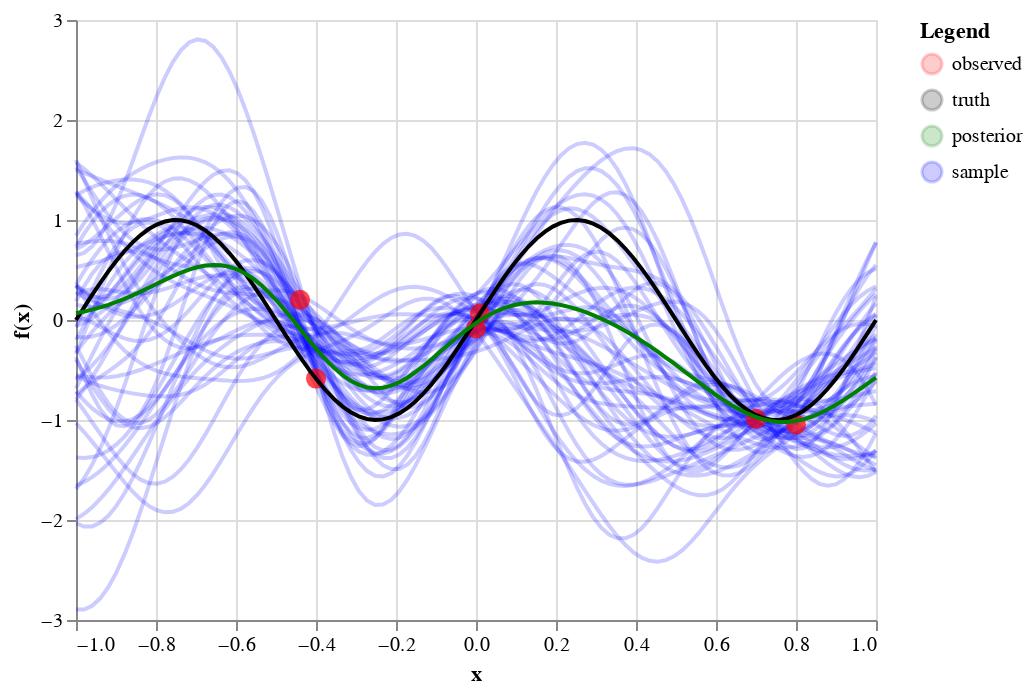

Here is the notebook cell this chart was saved with:
### Code cell
# observe a few points
x_obs = np.array([-0.4, 0.8, -0.44, 0.7, 0, 0.01])
y_obs = f_obs(x_obs)
f_star, f_sigma_star, _ = gp_conditional(x_coords, x_obs, y_obs, kernel_rbf_full, sigma_obs=0.05)
conditional_samples = scipy.stats.multivariate_normal(mean = f_star,
                                                     cov = f_sigma_star,
                                                     allow_singular=True).rvs(size=200)
conditional_samples_plot = plot_numpy_samples(x_coords, conditional_samples).mark_line(opacity=0.2)
domain_ = ['observed', 'truth', 'posterior', 'sample']
range_ = ['red', 'black', 'green', 'blue']
observed_plot = alt.Chart(pd.DataFrame({'x':x_obs,
                                          'f(x)':y_obs,
                                       'label':'observed'})).mark_circle(size=100).encode(x='x',y='f(x)',color=alt.Color('label', scale=alt.Scale(domain=domain_,
                                                                                 range=range_)))
true_chart = alt.Chart(pd.DataFrame({'x':x_coords,
                                    'f(x)':y_true,
                                    'label':'truth'})).mark_line().encode(x='x',y='f(x)',color=alt.Color('label', scale=alt.Scale(domain=domain_,
                                                                                 range=range_)))
posterior_chart = alt.Chart(pd.DataFrame({'x':x_coords,
                                        'f(x)':f_star,
                                         'label':'posterior'})).mark_line().encode(x='x',y='f(x)',color=alt.Color('label', scale=alt.Scale(domain=domain_,
                                                                                 range=range_)))
alt.layer(conditional_samples_plot, observed_plot, 
          true_chart, posterior_chart)

### Figure 1 — Vega-Lite specification as saved in the notebook (floating-point values rounded to 4 significant figures; data arrays with more than 128 entries replaced by an {"elided": "..."} marker saying what was removed)
{"config": {"view": {"continuousWidth": 400, "continuousHeight": 300}}, "layer": [{"data": {"name": "data-b83eeebda39931675355ce0a8eabd064"}, "mark": {"type": "line", "opacity": 0.2}, "encoding": {"color": {"type": "nominal", "field": "label", "title": "Legend"}, "detail": {"type": "nominal", "field": "sample_id"}, "x": {"type": "quantitative", "field": "x"}, "y": {"type": "quantitative", "field": "f(x)"}}}, {"data": {"name": "data-12223482f797ed694d203d15d96fe443"}, "mark": {"type": "circle", "size": 100}, "encoding": {"color": {"type": "nominal", "field": "label", "scale": {"domain": ["observed", "truth", "posterior", "sample"], "range": ["red", "black", "green", "blue"]}}, "x": {"type": "quantitative", "field": "x"}, "y": {"type": "quantitative", "field": "f(x)"}}}, {"data": {"name": "data-b4383cc3fed64e0c1cd759b1b48833c7"}, "mark": "line", "encoding": {"color": {"type": "nominal", "field": "label", "scale": {"domain": ["observed", "truth", "posterior", "sample"], "range": ["red", "black", "green", "blue"]}}, "x": {"type": "quantitative", "field": "x"}, "y": {"type": "quantitative", "field": "f(x)"}}}, {"data": {"name": "data-9007ae1cba7a3ced2057469ad44e84b9"}, "mark": "line", "encoding": {"color": {"type": "nominal", "field": "label", "scale": {"domain": ["observed", "truth", "posterior", "sample"], "range": ["red", "black", "green", "blue"]}}, "x": {"type": "quantitative", "field": "x"}, "y": {"type": "quantitative", "field": "f(x)"}}}], "$schema": "https://vega.github.io/schema/vega-lite/v4.0.2.json", "datasets": {"data-b83eeebda39931675355ce0a8eabd064": {"elided": "5000 records"}, "data-12223482f797ed694d203d15d96fe443": [{"x": -0.4, "f(x)": -0.5861, "label": "observed"}, {"x": 0.8, "f(x)": -1.044, "label": "observed"}, {"x": -0.44, "f(x)": 0.2019, "label": "observed"}, {"x": 0.7, "f(x)": -0.9875, "label": "observed"}, {"x": 0.0, "f(x)": -0.08521, "label": "observed"}, {"x": 0.01, "f(x)": 0.06796, "label": "observed"}], "data-b4383cc3fed64e0c1cd759b1b48833c7": [{"x": -1.0, "f(x)": 2.449e-16, "label": "truth"}, {"x": -0.9798, "f(x)": 0.1266, "label": "truth"}, {"x": -0.9596, "f(x)": 0.2511, "label": "truth"}, {"x": -0.9394, "f(x)": 0.3717, "label": "truth"}, {"x": -0.9192, "f(x)": 0.4862, "label": "truth"}, {"x": -0.899, "f(x)": 0.5929, "label": "truth"}, {"x": -0.8788, "f(x)": 0.6901, "label": "truth"}, {"x": -0.8586, "f(x)": 0.7761, "label": "truth"}, {"x": -0.8384, "f(x)": 0.8497, "label": "truth"}, {"x": -0.8182, "f(x)": 0.9096, "label": "truth"}, {"x": -0.798, "f(x)": 0.9549, "label": "truth"}, {"x": -0.7778, "f(x)": 0.9848, "label": "truth"}, {"x": -0.7576, "f(x)": 0.9989, "label": "truth"}, {"x": -0.7374, "f(x)": 0.9969, "label": "truth"}, {"x": -0.7172, "f(x)": 0.9788, "label": "truth"}, {"x": -0.697, "f(x)": 0.945, "label": "truth"}, {"x": -0.6768, "f(x)": 0.896, "label": "truth"}, {"x": -0.6566, "f(x)": 0.8326, "label": "truth"}, {"x": -0.6364, "f(x)": 0.7557, "label": "truth"}, {"x": -0.6162, "f(x)": 0.6668, "label": "truth"}, {"x": -0.596, "f(x)": 0.5671, "label": "truth"}, {"x": -0.5758, "f(x)": 0.4582, "label": "truth"}, {"x": -0.5556, "f(x)": 0.342, "label": "truth"}, {"x": -0.5354, "f(x)": 0.2203, "label": "truth"}, {"x": -0.5152, "f(x)": 0.09506, "label": "truth"}, {"x": -0.4949, "f(x)": -0.03173, "label": "truth"}, {"x": -0.4747, "f(x)": -0.158, "label": "truth"}, {"x": -0.4545, "f(x)": -0.2817, "label": "truth"}, {"x": -0.4343, "f(x)": -0.4009, "label": "truth"}, {"x": -0.4141, "f(x)": -0.5137, "label": "truth"}, {"x": -0.3939, "f(x)": -0.6182, "label": "truth"}, {"x": -0.3737, "f(x)": -0.7127, "label": "truth"}, {"x": -0.3535, "f(x)": -0.7958, "label": "truth"}, {"x": -0.3333, "f(x)": -0.866, "label": "truth"}, {"x": -0.3131, "f(x)": -0.9224, "label": "truth"}, {"x": -0.2929, "f(x)": -0.9638, "label": "truth"}, {"x": -0.2727, "f(x)": -0.9898, "label": "truth"}, {"x": -0.2525, "f(x)": -0.9999, "label": "truth"}, {"x": -0.2323, "f(x)": -0.9938, "label": "truth"}, {"x": -0.2121, "f(x)": -0.9718, "label": "truth"}, {"x": -0.1919, "f(x)": -0.9341, "label": "truth"}, {"x": -0.1717, "f(x)": -0.8815, "label": "truth"}, {"x": -0.1515, "f(x)": -0.8146, "label": "truth"}, {"x": -0.1313, "f(x)": -0.7346, "label": "truth"}, {"x": -0.1111, "f(x)": -0.6428, "label": "truth"}, {"x": -0.09091, "f(x)": -0.5406, "label": "truth"}, {"x": -0.07071, "f(x)": -0.4298, "label": "truth"}, {"x": -0.05051, "f(x)": -0.312, "label": "truth"}, {"x": -0.0303, "f(x)": -0.1893, "label": "truth"}, {"x": -0.0101, "f(x)": -0.06342, "label": "truth"}, {"x": 0.0101, "f(x)": 0.06342, "label": "truth"}, {"x": 0.0303, "f(x)": 0.1893, "label": "truth"}, {"x": 0.05051, "f(x)": 0.312, "label": "truth"}, {"x": 0.07071, "f(x)": 0.4298, "label": "truth"}, {"x": 0.09091, "f(x)": 0.5406, "label": "truth"}, {"x": 0.1111, "f(x)": 0.6428, "label": "truth"}, {"x": 0.1313, "f(x)": 0.7346, "label": "truth"}, {"x": 0.1515, "f(x)": 0.8146, "label": "truth"}, {"x": 0.1717, "f(x)": 0.8815, "label": "truth"}, {"x": 0.1919, "f(x)": 0.9341, "label": "truth"}, {"x": 0.2121, "f(x)": 0.9718, "label": "truth"}, {"x": 0.2323, "f(x)": 0.9938, "label": "truth"}, {"x": 0.2525, "f(x)": 0.9999, "label": "truth"}, {"x": 0.2727, "f(x)": 0.9898, "label": "truth"}, {"x": 0.2929, "f(x)": 0.9638, "label": "truth"}, {"x": 0.3131, "f(x)": 0.9224, "label": "truth"}, {"x": 0.3333, "f(x)": 0.866, "label": "truth"}, {"x": 0.3535, "f(x)": 0.7958, "label": "truth"}, {"x": 0.3737, "f(x)": 0.7127, "label": "truth"}, {"x": 0.3939, "f(x)": 0.6182, "label": "truth"}, {"x": 0.4141, "f(x)": 0.5137, "label": "truth"}, {"x": 0.4343, "f(x)": 0.4009, "label": "truth"}, {"x": 0.4545, "f(x)": 0.2817, "label": "truth"}, {"x": 0.4747, "f(x)": 0.158, "label": "truth"}, {"x": 0.4949, "f(x)": 0.03173, "label": "truth"}, {"x": 0.5152, "f(x)": -0.09506, "label": "truth"}, {"x": 0.5354, "f(x)": -0.2203, "label": "truth"}, {"x": 0.5556, "f(x)": -0.342, "label": "truth"}, {"x": 0.5758, "f(x)": -0.4582, "label": "truth"}, {"x": 0.596, "f(x)": -0.5671, "label": "truth"}, {"x": 0.6162, "f(x)": -0.6668, "label": "truth"}, {"x": 0.6364, "f(x)": -0.7557, "label": "truth"}, {"x": 0.6566, "f(x)": -0.8326, "label": "truth"}, {"x": 0.6768, "f(x)": -0.896, "label": "truth"}, {"x": 0.697, "f(x)": -0.945, "label": "truth"}, {"x": 0.7172, "f(x)": -0.9788, "label": "truth"}, {"x": 0.7374, "f(x)": -0.9969, "label": "truth"}, {"x": 0.7576, "f(x)": -0.9989, "label": "truth"}, {"x": 0.7778, "f(x)": -0.9848, "label": "truth"}, {"x": 0.798, "f(x)": -0.9549, "label": "truth"}, {"x": 0.8182, "f(x)": -0.9096, "label": "truth"}, {"x": 0.8384, "f(x)": -0.8497, "label": "truth"}, {"x": 0.8586, "f(x)": -0.7761, "label": "truth"}, {"x": 0.8788, "f(x)": -0.6901, "label": "truth"}, {"x": 0.899, "f(x)": -0.5929, "label": "truth"}, {"x": 0.9192, "f(x)": -0.4862, "label": "truth"}, {"x": 0.9394, "f(x)": -0.3717, "label": "truth"}, {"x": 0.9596, "f(x)": -0.2511, "label": "truth"}, {"x": 0.9798, "f(x)": -0.1266, "label": "truth"}, {"x": 1.0, "f(x)": -2.449e-16, "label": "truth"}], "data-9007ae1cba7a3ced2057469ad44e84b9": [{"x": -1.0, "f(x)": 0.06776, "label": "posterior"}, {"x": -0.9798, "f(x)": 0.08418, "label": "posterior"}, {"x": -0.9596, "f(x)": 0.1035, "label": "posterior"}, {"x": -0.9394, "f(x)": 0.1258, "label": "posterior"}, {"x": -0.9192, "f(x)": 0.1514, "label": "posterior"}, {"x": -0.899, "f(x)": 0.1802, "label": "posterior"}, {"x": -0.8788, "f(x)": 0.212, "label": "posterior"}, {"x": -0.8586, "f(x)": 0.2466, "label": "posterior"}, {"x": -0.8384, "f(x)": 0.2836, "label": "posterior"}, {"x": -0.8182, "f(x)": 0.3223, "label": "posterior"}, {"x": -0.798, "f(x)": 0.3618, "label": "posterior"}, {"x": -0.7778, "f(x)": 0.401, "label": "posterior"}, {"x": -0.7576, "f(x)": 0.4387, "label": "posterior"}, {"x": -0.7374, "f(x)": 0.4735, "label": "posterior"}, {"x": -0.7172, "f(x)": 0.5037, "label": "posterior"}, {"x": -0.697, "f(x)": 0.5277, "label": "posterior"}, {"x": -0.6768, "f(x)": 0.544, "label": "posterior"}, {"x": -0.6566, "f(x)": 0.5509, "label": "posterior"}, {"x": -0.6364, "f(x)": 0.5472, "label": "posterior"}, {"x": -0.6162, "f(x)": 0.5316, "label": "posterior"}, {"x": -0.596, "f(x)": 0.5033, "label": "posterior"}, {"x": -0.5758, "f(x)": 0.4622, "label": "posterior"}, {"x": -0.5556, "f(x)": 0.4081, "label": "posterior"}, {"x": -0.5354, "f(x)": 0.3419, "label": "posterior"}, {"x": -0.5152, "f(x)": 0.2645, "label": "posterior"}, {"x": -0.4949, "f(x)": 0.1777, "label": "posterior"}, {"x": -0.4747, "f(x)": 0.08351, "label": "posterior"}, {"x": -0.4545, "f(x)": -0.01553, "label": "posterior"}, {"x": -0.4343, "f(x)": -0.1167, "label": "posterior"}, {"x": -0.4141, "f(x)": -0.217, "label": "posterior"}, {"x": -0.3939, "f(x)": -0.3135, "label": "posterior"}, {"x": -0.3737, "f(x)": -0.4034, "label": "posterior"}, {"x": -0.3535, "f(x)": -0.4839, "label": "posterior"}, {"x": -0.3333, "f(x)": -0.5528, "label": "posterior"}, {"x": -0.3131, "f(x)": -0.6083, "label": "posterior"}, {"x": -0.2929, "f(x)": -0.6489, "label": "posterior"}, {"x": -0.2727, "f(x)": -0.674, "label": "posterior"}, {"x": -0.2525, "f(x)": -0.6832, "label": "posterior"}, {"x": -0.2323, "f(x)": -0.677, "label": "posterior"}, {"x": -0.2121, "f(x)": -0.6562, "label": "posterior"}, {"x": -0.1919, "f(x)": -0.6223, "label": "posterior"}, {"x": -0.1717, "f(x)": -0.5769, "label": "posterior"}, {"x": -0.1515, "f(x)": -0.5221, "label": "posterior"}, {"x": -0.1313, "f(x)": -0.4601, "label": "posterior"}, {"x": -0.1111, "f(x)": -0.3931, "label": "posterior"}, {"x": -0.09091, "f(x)": -0.3234, "label": "posterior"}, {"x": -0.07071, "f(x)": -0.2532, "label": "posterior"}, {"x": -0.05051, "f(x)": -0.1844, "label": "posterior"}, {"x": -0.0303, "f(x)": -0.1189, "label": "posterior"}, {"x": -0.0101, "f(x)": -0.05803, "label": "posterior"}, {"x": 0.0101, "f(x)": -0.003049, "label": "posterior"}, {"x": 0.0303, "f(x)": 0.04517, "label": "posterior"}, {"x": 0.05051, "f(x)": 0.08603, "label": "posterior"}, {"x": 0.07071, "f(x)": 0.1192, "label": "posterior"}, {"x": 0.09091, "f(x)": 0.1447, "label": "posterior"}, {"x": 0.1111, "f(x)": 0.1625, "label": "posterior"}, {"x": 0.1313, "f(x)": 0.173, "label": "posterior"}, {"x": 0.1515, "f(x)": 0.1765, "label": "posterior"}, {"x": 0.1717, "f(x)": 0.1736, "label": "posterior"}, {"x": 0.1919, "f(x)": 0.1648, "label": "posterior"}, {"x": 0.2121, "f(x)": 0.1506, "label": "posterior"}, {"x": 0.2323, "f(x)": 0.1314, "label": "posterior"}, {"x": 0.2525, "f(x)": 0.1078, "label": "posterior"}, {"x": 0.2727, "f(x)": 0.08019, "label": "posterior"}, {"x": 0.2929, "f(x)": 0.04877, "label": "posterior"}, {"x": 0.3131, "f(x)": 0.01384, "label": "posterior"}, {"x": 0.3333, "f(x)": -0.02442, "label": "posterior"}, {"x": 0.3535, "f(x)": -0.06588, "label": "posterior"}, {"x": 0.3737, "f(x)": -0.1104, "label": "posterior"}, {"x": 0.3939, "f(x)": -0.158, "label": "posterior"}, {"x": 0.4141, "f(x)": -0.2084, "label": "posterior"}, {"x": 0.4343, "f(x)": -0.2616, "label": "posterior"}, {"x": 0.4545, "f(x)": -0.3173, "label": "posterior"}, {"x": 0.4747, "f(x)": -0.3752, "label": "posterior"}, {"x": 0.4949, "f(x)": -0.4348, "label": "posterior"}, {"x": 0.5152, "f(x)": -0.4958, "label": "posterior"}, {"x": 0.5354, "f(x)": -0.5574, "label": "posterior"}, {"x": 0.5556, "f(x)": -0.6188, "label": "posterior"}, {"x": 0.5758, "f(x)": -0.6793, "label": "posterior"}, {"x": 0.596, "f(x)": -0.7378, "label": "posterior"}, {"x": 0.6162, "f(x)": -0.7934, "label": "posterior"}, {"x": 0.6364, "f(x)": -0.8449, "label": "posterior"}, {"x": 0.6566, "f(x)": -0.8915, "label": "posterior"}, {"x": 0.6768, "f(x)": -0.932, "label": "posterior"}, {"x": 0.697, "f(x)": -0.9657, "label": "posterior"}, {"x": 0.7172, "f(x)": -0.9918, "label": "posterior"}, {"x": 0.7374, "f(x)": -1.01, "label": "posterior"}, {"x": 0.7576, "f(x)": -1.019, "label": "posterior"}, {"x": 0.7778, "f(x)": -1.019, "label": "posterior"}, {"x": 0.798, "f(x)": -1.011, "label": "posterior"}, {"x": 0.8182, "f(x)": -0.9934, "label": "posterior"}, {"x": 0.8384, "f(x)": -0.9681, "label": "posterior"}, {"x": 0.8586, "f(x)": -0.9353, "label": "posterior"}, {"x": 0.8788, "f(x)": -0.8958, "label": "posterior"}, {"x": 0.899, "f(x)": -0.8506, "label": "posterior"}, {"x": 0.9192, "f(x)": -0.8006, "label": "posterior"}, {"x": 0.9394, "f(x)": -0.7471, "label": "posterior"}, {"x": 0.9596, "f(x)": -0.6911, "label": "posterior"}, {"x": 0.9798, "f(x)": -0.6337, "label": "posterior"}, {"x": 1.0, "f(x)": -0.5761, "label": "posterior"}]}}
